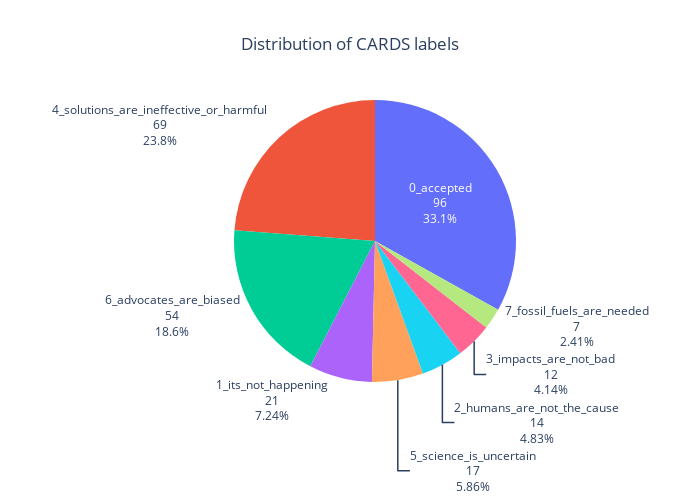

Write notebook code for a chart like this one.
### Code cell
# Renaming some CARDS labels to something better
rename_map = {
    "2_humans_not_the_cause": "2_humans_are_not_the_cause",
    "3_impacts_not_bad": "3_impacts_are_not_bad",
    "4_solutions_harmful_unnecessary": "4_solutions_are_ineffective_or_harmful",
    "5_science_uncertain": "5_science_is_uncertain",
    "6_proponents_biased": "6_advocates_are_biased",
    "7_fossil_fuels_needed": "7_fossil_fuels_are_needed",
}
df["cards_true"] = df["cards_true"].replace(rename_map)
df["cards_pred"] = df["cards_pred"].replace(rename_map)

# Show the distribution of labels
cards_count = df["cards_true"].value_counts().sort_index()
go.Figure(
    go.Pie(
        labels=cards_count.index,
        values=cards_count.values,
        textinfo="label+value+percent",
        showlegend=False,
    ),
    go.Layout(title="Distribution of CARDS labels", title_x=0.5, width=700, height=500),
)

### Figure 1 — Plotly figure (JSON) as saved in the notebook; plotly's stock layout.template omitted (floating-point values rounded to 4 significant figures)
{"data": [{"labels": ["0_accepted", "1_its_not_happening", "2_humans_are_not_the_cause", "3_impacts_are_not_bad", "4_solutions_are_ineffective_or_harmful", "5_science_is_uncertain", "6_advocates_are_biased", "7_fossil_fuels_are_needed"], "showlegend": false, "textinfo": "label+value+percent", "type": "pie", "values": [96, 21, 14, 12, 69, 17, 54, 7]}], "layout": {"height": 500, "title": {"text": "Distribution of CARDS labels", "x": 0.5}, "width": 700}}
